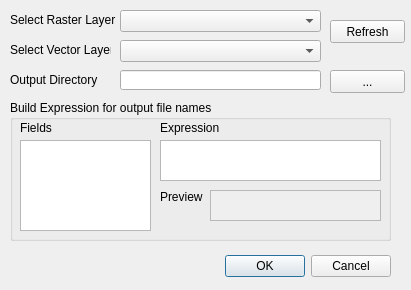
<?xml version="1.0" encoding="UTF-8"?>
<ui version="4.0">
 <class>RasterSplitterDialogBase</class>
 <widget class="QDialog" name="RasterSplitterDialogBase">
  <property name="geometry">
   <rect>
    <x>0</x>
    <y>0</y>
    <width>411</width>
    <height>290</height>
   </rect>
  </property>
  <property name="windowTitle">
   <string>RasterSplitter</string>
  </property>
  <widget class="QDialogButtonBox" name="button_box">
   <property name="geometry">
    <rect>
     <x>50</x>
     <y>250</y>
     <width>341</width>
     <height>32</height>
    </rect>
   </property>
   <property name="orientation">
    <enum>Qt::Horizontal</enum>
   </property>
   <property name="standardButtons">
    <set>QDialogButtonBox::Cancel|QDialogButtonBox::Ok</set>
   </property>
  </widget>
  <widget class="QLabel" name="label_raster">
   <property name="geometry">
    <rect>
     <x>10</x>
     <y>10</y>
     <width>111</width>
     <height>20</height>
    </rect>
   </property>
   <property name="text">
    <string>Select Raster Layer</string>
   </property>
  </widget>
  <widget class="QLabel" name="label_vector">
   <property name="geometry">
    <rect>
     <x>10</x>
     <y>40</y>
     <width>101</width>
     <height>20</height>
    </rect>
   </property>
   <property name="text">
    <string>Select Vector Layer</string>
   </property>
  </widget>
  <widget class="QLineEdit" name="lineEdit_outdir">
   <property name="geometry">
    <rect>
     <x>120</x>
     <y>70</y>
     <width>201</width>
     <height>20</height>
    </rect>
   </property>
  </widget>
  <widget class="QPushButton" name="pushButton_outdir">
   <property name="geometry">
    <rect>
     <x>330</x>
     <y>70</y>
     <width>75</width>
     <height>23</height>
    </rect>
   </property>
   <property name="text">
    <string>...</string>
   </property>
  </widget>
  <widget class="QComboBox" name="comboBox_raster">
   <property name="geometry">
    <rect>
     <x>120</x>
     <y>10</y>
     <width>201</width>
     <height>22</height>
    </rect>
   </property>
  </widget>
  <widget class="QComboBox" name="comboBox_vector">
   <property name="geometry">
    <rect>
     <x>120</x>
     <y>40</y>
     <width>201</width>
     <height>22</height>
    </rect>
   </property>
  </widget>
  <widget class="QLabel" name="label_outdir">
   <property name="geometry">
    <rect>
     <x>10</x>
     <y>70</y>
     <width>101</width>
     <height>20</height>
    </rect>
   </property>
   <property name="text">
    <string>Output Directory</string>
   </property>
  </widget>
  <widget class="QGroupBox" name="groupBox">
   <property name="geometry">
    <rect>
     <x>10</x>
     <y>100</y>
     <width>381</width>
     <height>141</height>
    </rect>
   </property>
   <property name="title">
    <string>Build Expression for output file names</string>
   </property>
   <widget class="QTextEdit" name="textEdit">
    <property name="geometry">
     <rect>
      <x>150</x>
      <y>40</y>
      <width>221</width>
      <height>41</height>
     </rect>
    </property>
   </widget>
   <widget class="QLabel" name="label">
    <property name="geometry">
     <rect>
      <x>150</x>
      <y>90</y>
      <width>47</width>
      <height>13</height>
     </rect>
    </property>
    <property name="text">
     <string>Preview</string>
    </property>
   </widget>
   <widget class="QLabel" name="label_2">
    <property name="geometry">
     <rect>
      <x>150</x>
      <y>20</y>
      <width>221</width>
      <height>16</height>
     </rect>
    </property>
    <property name="text">
     <string>Expression</string>
    </property>
   </widget>
   <widget class="QLabel" name="label_3">
    <property name="geometry">
     <rect>
      <x>10</x>
      <y>20</y>
      <width>121</width>
      <height>16</height>
     </rect>
    </property>
    <property name="text">
     <string>Fields</string>
    </property>
   </widget>
   <widget class="QTextBrowser" name="textBrowser">
    <property name="enabled">
     <bool>false</bool>
    </property>
    <property name="geometry">
     <rect>
      <x>200</x>
      <y>90</y>
      <width>171</width>
      <height>31</height>
     </rect>
    </property>
    <property name="autoFillBackground">
     <bool>false</bool>
    </property>
   </widget>
   <widget class="QListWidget" name="listWidget">
    <property name="geometry">
     <rect>
      <x>10</x>
      <y>40</y>
      <width>131</width>
      <height>91</height>
     </rect>
    </property>
   </widget>
  </widget>
  <widget class="QPushButton" name="refresh">
   <property name="geometry">
    <rect>
     <x>330</x>
     <y>20</y>
     <width>75</width>
     <height>23</height>
    </rect>
   </property>
   <property name="text">
    <string>Refresh</string>
   </property>
  </widget>
 </widget>
 <resources/>
 <connections>
  <connection>
   <sender>button_box</sender>
   <signal>accepted()</signal>
   <receiver>RasterSplitterDialogBase</receiver>
   <slot>accept()</slot>
   <hints>
    <hint type="sourcelabel">
     <x>20</x>
     <y>20</y>
    </hint>
    <hint type="destinationlabel">
     <x>20</x>
     <y>20</y>
    </hint>
   </hints>
  </connection>
  <connection>
   <sender>button_box</sender>
   <signal>rejected()</signal>
   <receiver>RasterSplitterDialogBase</receiver>
   <slot>reject()</slot>
   <hints>
    <hint type="sourcelabel">
     <x>20</x>
     <y>20</y>
    </hint>
    <hint type="destinationlabel">
     <x>20</x>
     <y>20</y>
    </hint>
   </hints>
  </connection>
 </connections>
</ui>
